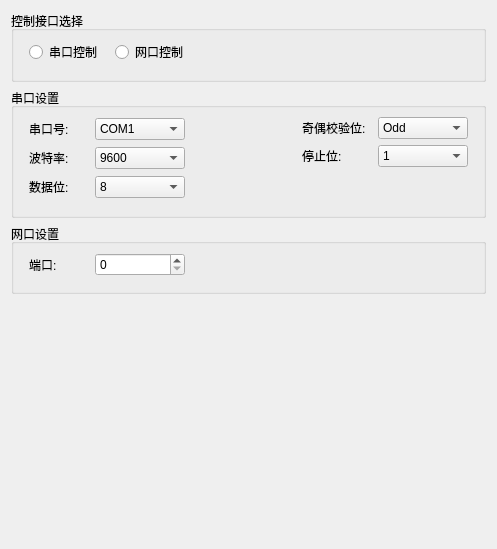
     <widget class="QWidget" name="tab_6">
      <attribute name="title">
       <string>外部控制</string>
      </attribute>
      <layout class="QGridLayout" name="gridLayout_10">
       <item row="0" column="0">
        <widget class="QGroupBox" name="groupBox_4">
         <property name="title">
          <string>控制接口选择</string>
         </property>
         <layout class="QGridLayout" name="gridLayout_8">
          <property name="leftMargin">
           <number>15</number>
          </property>
          <property name="topMargin">
           <number>9</number>
          </property>
          <property name="rightMargin">
           <number>15</number>
          </property>
          <property name="bottomMargin">
           <number>15</number>
          </property>
          <item row="0" column="0">
           <widget class="QRadioButton" name="radioButton_serial">
            <property name="minimumSize">
             <size>
              <width>80</width>
              <height>0</height>
             </size>
            </property>
            <property name="maximumSize">
             <size>
              <width>80</width>
              <height>16777215</height>
             </size>
            </property>
            <property name="text">
             <string>串口控制</string>
            </property>
           </widget>
          </item>
          <item row="0" column="1">
           <widget class="QRadioButton" name="radioButton_net">
            <property name="text">
             <string>网口控制</string>
            </property>
           </widget>
          </item>
          <item row="0" column="2">
           <spacer name="horizontalSpacer_2">
            <property name="orientation">
             <enum>Qt::Horizontal</enum>
            </property>
            <property name="sizeHint" stdset="0">
             <size>
              <width>280</width>
              <height>20</height>
             </size>
            </property>
           </spacer>
          </item>
         </layout>
        </widget>
       </item>
       <item row="1" column="0">
        <widget class="QGroupBox" name="groupBox_3">
         <property name="maximumSize">
          <size>
           <width>16777215</width>
           <height>130</height>
          </size>
         </property>
         <property name="title">
          <string>串口设置</string>
         </property>
         <layout class="QGridLayout" name="gridLayout_6">
          <property name="leftMargin">
           <number>15</number>
          </property>
          <property name="rightMargin">
           <number>15</number>
          </property>
          <property name="bottomMargin">
           <number>15</number>
          </property>
          <item row="0" column="0">
           <layout class="QVBoxLayout" name="verticalLayout_9">
            <item>
             <layout class="QHBoxLayout" name="horizontalLayout_10">
              <item>
               <widget class="QLabel" name="label_12">
                <property name="minimumSize">
                 <size>
                  <width>60</width>
                  <height>0</height>
                 </size>
                </property>
                <property name="maximumSize">
                 <size>
                  <width>60</width>
                  <height>16777215</height>
                 </size>
                </property>
                <property name="text">
                 <string>串口号:</string>
                </property>
               </widget>
              </item>
              <item>
               <widget class="QComboBox" name="comboBox_com_1">
                <property name="minimumSize">
                 <size>
                  <width>90</width>
                  <height>0</height>
                 </size>
                </property>
                <property name="maximumSize">
                 <size>
                  <width>90</width>
                  <height>16777215</height>
                 </size>
                </property>
                <item>
                 <property name="text">
                  <string>COM1</string>
                 </property>
                </item>
               </widget>
              </item>
             </layout>
            </item>
            <item>
             <layout class="QHBoxLayout" name="horizontalLayout_11">
              <item>
               <widget class="QLabel" name="label_13">
                <property name="minimumSize">
                 <size>
                  <width>60</width>
                  <height>0</height>
                 </size>
                </property>
                <property name="maximumSize">
                 <size>
                  <width>60</width>
                  <height>16777215</height>
                 </size>
                </property>
                <property name="text">
                 <string>波特率:</string>
                </property>
               </widget>
              </item>
              <item>
               <widget class="QComboBox" name="comboBox_portrate_1">
                <property name="minimumSize">
                 <size>
                  <width>90</width>
                  <height>0</height>
                 </size>
                </property>
                <property name="maximumSize">
                 <size>
                  <width>90</width>
                  <height>16777215</height>
                 </size>
                </property>
                <item>
                 <property name="text">
                  <string>9600</string>
                 </property>
                </item>
                <item>
                 <property name="text">
                  <string>19200</string>
                 </property>
                </item>
                <item>
                 <property name="text">
                  <string>38400</string>
                 </property>
                </item>
                <item>
                 <property name="text">
                  <string>57600</string>
                 </property>
                </item>
                <item>
                 <property name="text">
                  <string>76800</string>
                 </property>
                </item>
                <item>
                 <property name="text">
                  <string>115200</string>
                 </property>
                </item>
               </widget>
              </item>
             </layout>
            </item>
            <item>
             <layout class="QHBoxLayout" name="horizontalLayout_12">
              <item>
               <widget class="QLabel" name="label_14">
                <property name="minimumSize">
                 <size>
                  <width>60</width>
                  <height>0</height>
                 </size>
                </property>
                <property name="maximumSize">
                 <size>
                  <width>60</width>
                  <height>16777215</height>
                 </size>
                </property>
                <property name="text">
                 <string>数据位:</string>
                </property>
               </widget>
              </item>
              <item>
               <widget class="QComboBox" name="comboBox_data_1">
                <property name="minimumSize">
                 <size>
                  <width>90</width>
                  <height>0</height>
                 </size>
                </property>
                <property name="maximumSize">
                 <size>
                  <width>90</width>
                  <height>16777215</height>
                 </size>
                </property>
                <item>
                 <property name="text">
                  <string>8</string>
                 </property>
                </item>
                <item>
                 <property name="text">
                  <string>7</string>
                 </property>
                </item>
               </widget>
              </item>
             </layout>
            </item>
           </layout>
          </item>
          <item row="0" column="2">
           <layout class="QVBoxLayout" name="verticalLayout_10">
            <item>
             <layout class="QHBoxLayout" name="horizontalLayout_13">
              <item>
               <layout class="QVBoxLayout" name="verticalLayout_11">
                <item>
                 <widget class="QLabel" name="label_15">
                  <property name="minimumSize">
                   <size>
                    <width>70</width>
                    <height>0</height>
                   </size>
                  </property>
                  <property name="maximumSize">
                   <size>
                    <width>70</width>
                    <height>16777215</height>
                   </size>
                  </property>
                  <property name="text">
                   <string>奇偶校验位:</string>
                  </property>
                 </widget>
                </item>
                <item>
                 <widget class="QLabel" name="label_16">
                  <property name="minimumSize">
                   <size>
                    <width>70</width>
                    <height>0</height>
                   </size>
                  </property>
                  <property name="maximumSize">
                   <size>
                    <width>70</width>
                    <height>16777215</height>
                   </size>
                  </property>
                  <property name="text">
                   <string>停止位:</string>
                  </property>
                 </widget>
                </item>
               </layout>
              </item>
              <item>
               <layout class="QVBoxLayout" name="verticalLayout_12">
                <item>
                 <widget class="QComboBox" name="comboBox_parity_1">
                  <property name="minimumSize">
                   <size>
                    <width>90</width>
                    <height>0</height>
                   </size>
                  </property>
                  <property name="maximumSize">
                   <size>
                    <width>90</width>
                    <height>16777215</height>
                   </size>
                  </property>
                  <item>
                   <property name="text">
                    <string>Odd</string>
                   </property>
                  </item>
                  <item>
                   <property name="text">
                    <string>Even</string>
                   </property>
                  </item>
                  <item>
                   <property name="text">
                    <string>None</string>
                   </property>
                  </item>
                 </widget>
                </item>
                <item>
                 <widget class="QComboBox" name="comboBox_stop_1">
                  <property name="minimumSize">
                   <size>
                    <width>90</width>
                    <height>0</height>
                   </size>
                  </property>
                  <property name="maximumSize">
                   <size>
                    <width>90</width>
                    <height>16777215</height>
                   </size>
                  </property>
                  <item>
                   <property name="text">
                    <string>1</string>
                   </property>
                  </item>
                  <item>
                   <property name="text">
                    <string>0</string>
                   </property>
                  </item>
                 </widget>
                </item>
               </layout>
              </item>
             </layout>
            </item>
            <item>
             <spacer name="verticalSpacer_4">
              <property name="orientation">
               <enum>Qt::Vertical</enum>
              </property>
              <property name="sizeHint" stdset="0">
               <size>
                <width>20</width>
                <height>40</height>
               </size>
              </property>
             </spacer>
            </item>
           </layout>
          </item>
          <item row="0" column="1">
           <spacer name="horizontalSpacer_4">
            <property name="orientation">
             <enum>Qt::Horizontal</enum>
            </property>
            <property name="sizeHint" stdset="0">
             <size>
              <width>40</width>
              <height>20</height>
             </size>
            </property>
           </spacer>
          </item>
         </layout>
        </widget>
       </item>
       <item row="2" column="0">
        <widget class="QGroupBox" name="groupBox_5">
         <property name="title">
          <string>网口设置</string>
         </property>
         <layout class="QGridLayout" name="gridLayout_9">
          <property name="leftMargin">
           <number>15</number>
          </property>
          <property name="topMargin">
           <number>9</number>
          </property>
          <property name="rightMargin">
           <number>15</number>
          </property>
          <property name="bottomMargin">
           <number>15</number>
          </property>
          <item row="0" column="2">
           <spacer name="horizontalSpacer_3">
            <property name="orientation">
             <enum>Qt::Horizontal</enum>
            </property>
            <property name="sizeHint" stdset="0">
             <size>
              <width>279</width>
              <height>20</height>
             </size>
            </property>
           </spacer>
          </item>
          <item row="0" column="0">
           <layout class="QHBoxLayout" name="horizontalLayout_14">
            <item>
             <widget class="QLabel" name="label_17">
              <property name="minimumSize">
               <size>
                <width>60</width>
                <height>0</height>
               </size>
              </property>
              <property name="maximumSize">
               <size>
                <width>60</width>
                <height>16777215</height>
               </size>
              </property>
              <property name="text">
               <string>端口:</string>
              </property>
             </widget>
            </item>
            <item>
             <widget class="QSpinBox" name="spinBox_port">
              <property name="minimumSize">
               <size>
                <width>90</width>
                <height>0</height>
               </size>
              </property>
              <property name="maximumSize">
               <size>
                <width>90</width>
                <height>16777215</height>
               </size>
              </property>
              <property name="maximum">
               <number>65535</number>
              </property>
             </widget>
            </item>
           </layout>
          </item>
         </layout>
        </widget>
       </item>
       <item row="3" column="0">
        <spacer name="verticalSpacer_6">
         <property name="orientation">
          <enum>Qt::Vertical</enum>
         </property>
         <property name="sizeHint" stdset="0">
          <size>
           <width>20</width>
           <height>244</height>
          </size>
         </property>
        </spacer>
       </item>
      </layout>
     </widget>
